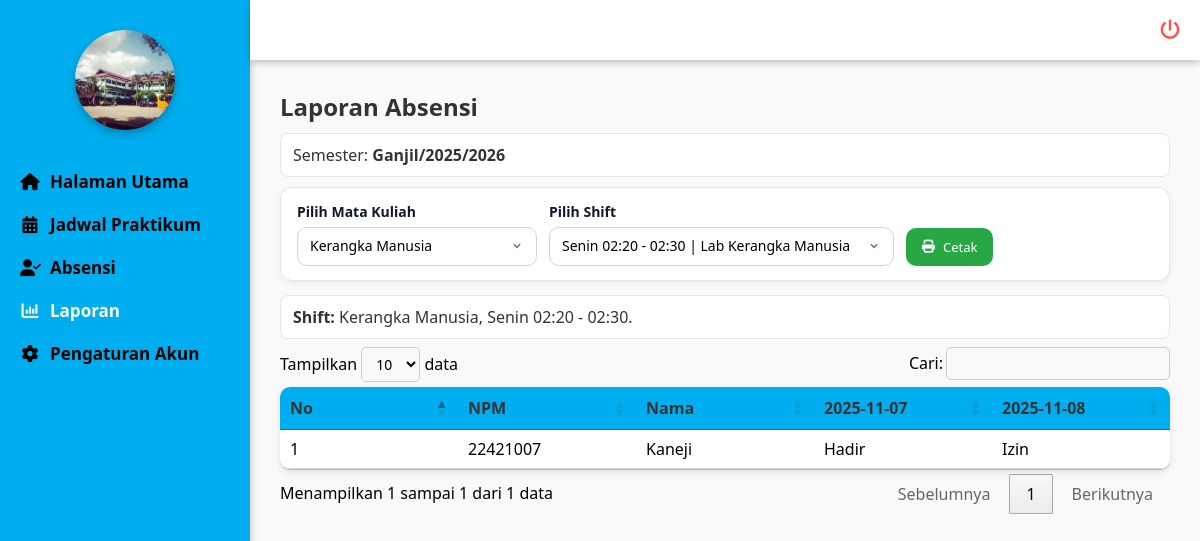
/dosen/laporan/laporan.php (signed in), run on the app's committed database.
### tables this page shows
CREATE TABLE `semester` (
  `id` int NOT NULL,
  `nama_semester` varchar(50) NOT NULL,
  `tahun_ajaran` varchar(20) NOT NULL,
  `status` enum('Aktif','Tidak Aktif') NOT NULL DEFAULT 'Aktif'
);

CREATE TABLE `matakuliah_praktikum` (
  `id` int NOT NULL,
  `kode_mk` varchar(20) NOT NULL,
  `nama_mk` varchar(100) NOT NULL,
  `sks` int NOT NULL,
  `semester` varchar(10) NOT NULL,
  `id_semester` int DEFAULT NULL,
  `modul` varchar(255) DEFAULT NULL
);

CREATE TABLE `jadwal_praktikum` (
  `id` int NOT NULL,
  `id_mk` int NOT NULL,
  `id_dosen` int NOT NULL,
  `id_ruangan` int NOT NULL,
  `id_semester` int NOT NULL,
  `hari` enum('Senin','Selasa','Rabu','Kamis','Jumat','Sabtu','Minggu') NOT NULL,
  `jam_mulai` time NOT NULL,
  `jam_selesai` time NOT NULL,
  `kuota` int NOT NULL,
  `kuota_awal` int DEFAULT NULL,
  `peserta` int NOT NULL DEFAULT '0'
);

CREATE TABLE `mahasiswa` (
  `id` int NOT NULL,
  `nim` varchar(20) NOT NULL,
  `nama` varchar(100) NOT NULL,
  `jurusan` enum('Farmasi','Analis Kesehatan') NOT NULL,
  `jenis_kelamin` enum('Laki-laki','Perempuan') NOT NULL,
  `alamat` text,
  `no_hp` varchar(20) DEFAULT NULL,
  `user_id` int DEFAULT NULL
);

### dosen/laporan/laporan.php (the view, shortened to what this page needs)
<?php
include '../../koneksi/sidebardosen.php';
include '../../koneksi/koneksi.php';
function e($v){ return htmlspecialchars((string)($v ?? ''), ENT_QUOTES, 'UTF-8'); }
$id_dosen = (int)($_SESSION['dosen_id'] ?? 0);
$semAktif = mysqli_fetch_assoc(
  mysqli_query($conn, "SELECT id, nama_semester, tahun_ajaran FROM semester WHERE status='Aktif' LIMIT 1")
);
$id_semester_aktif = (int)($semAktif['id'] ?? 0);
$mkList      = [];
$shiftsByMk  = [];
if ($id_semester_aktif && $id_dosen) {
  $q = mysqli_query($conn, "
    SELECT
      mk.id AS mk_id, mk.nama_mk,
      jp.id AS id_jadwal, jp.hari, jp.jam_mulai, jp.jam_selesai,
      COALESCE(r.nama_ruangan,'') AS nama_ruangan
    FROM jadwal_praktikum jp
    JOIN matakuliah_praktikum mk ON mk.id = jp.id_mk
    LEFT JOIN ruangan r ON r.id = jp.id_ruangan
    WHERE jp.id_semester = $id_semester_aktif AND jp.id_dosen = $id_dosen
    ORDER BY mk.nama_mk ASC,
             FIELD(jp.hari,'Senin','Selasa','Rabu','Kamis','Jumat','Sabtu','Minggu'),
             jp.jam_mulai ASC
  ");
  while($row = mysqli_fetch_assoc($q)){
    $mk_id = (int)$row['mk_id'];
    $mkList[$mk_id] = $row['nama_mk'];
    if (!isset($shiftsByMk[$mk_id])) $shiftsByMk[$mk_id] = [];
    $shiftsByMk[$mk_id][] = [
      'id'      => (int)$row['id_jadwal'],
      'hari'    => $row['hari'],
      'mulai'   => substr($row['jam_mulai'],0,5),
      'selesai' => substr($row['jam_selesai'],0,5),
      'ruangan' => $row['nama_ruangan'],
    ];
  }
}
$mk_id_pilih     = isset($_GET['mk_id']) ? (int)$_GET['mk_id'] : 0;
$id_jadwal_pilih = isset($_GET['id_jadwal']) ? (int)$_GET['id_jadwal'] : 0;
if ($mk_id_pilih === 0 && !empty($mkList)) {
  $mk_id_pilih = (int)array_key_first($mkList);
}
if ($mk_id_pilih && $id_jadwal_pilih === 0 && !empty($shiftsByMk[$mk_id_pilih])) {
  $id_jadwal_pilih = (int)$shiftsByMk[$mk_id_pilih][0]['id'];
}
$shiftValid = null;
if ($id_jadwal_pilih) {
  $shiftValid = mysqli_fetch_assoc(mysqli_query($conn, "
    SELECT jp.id, mk.nama_mk, jp.hari, jp.jam_mulai, jp.jam_selesai
    FROM jadwal_praktikum jp
    JOIN matakuliah_praktikum mk ON mk.id = jp.id_mk
    WHERE jp.id = $id_jadwal_pilih
      AND jp.id_dosen = $id_dosen
      AND jp.id_semester = $id_semester_aktif
    LIMIT 1
  "));
}
function ambilMahasiswaByJadwal(mysqli $conn, int $id_jadwal, ?int $id_semester): array {
  $data = [];
  $sql = "
    SELECT m.id AS id_mhs, m.nim, m.nama
    FROM pilihan_jadwal pj
    JOIN mahasiswa m ON m.id = pj.id_mahasiswa
    WHERE pj.id_jadwal = ".(int)$id_jadwal."
      ".($id_semester ? "AND pj.id_semester = ".(int)$id_semester : "")."
    ORDER BY m.nama ASC
  ";
  if ($q = mysqli_query($conn, $sql)) {
    while($r = mysqli_fetch_assoc($q)){ $data[] = $r; }
  }
  return $data;
}
$tanggalSesi = [];
$statusMap   = [];
$mhsList     = [];
if ($shiftValid) {
  $resSesi = mysqli_query($conn, "
    SELECT id, DATE(mulai_at) AS tgl
    FROM absensi_sesi
    WHERE id_jadwal = $id_jadwal_pilih AND id_dosen = $id_dosen AND selesai_at IS NOT NULL
    ORDER BY mulai_at ASC
  ");
  $tglSet = []; $sesiIds = [];
  while($r = mysqli_fetch_assoc($resSesi)){
    $tglSet[$r['tgl']] = true;
    $sesiIds[] = (int)$r['id'];
  }
  $tanggalSesi = array_keys($tglSet);
  sort($tanggalSesi);
  $mhsList = ambilMahasiswaByJadwal($conn, $id_jadwal_pilih, $id_semester_aktif);
  if ($sesiIds) {
    $in = implode(',', $sesiIds);
    $qDet = mysqli_query($conn, "
      SELECT ad.id_mahasiswa, DATE(s.mulai_at) AS tgl, ad.status
      FROM absensi_detail ad
      JOIN absensi_sesi s ON s.id = ad.id_sesi
      WHERE ad.id_sesi IN ($in)
    ");
    while($d = mysqli_fetch_assoc($qDet)){
      $idm = (int)$d['id_mahasiswa'];
      $tgl = $d['tgl'];
      $status = ucfirst(strtolower(trim((string)$d['status'])));
      if (in_array($status, ['Hadir','Alpha','Izin'])) $statusMap[$idm][$tgl] = $status;
    }
  }
}
?>
<!doctype html>
<html lang="id">
<head>
<link rel="stylesheet" href="https://cdn.datatables.net/1.13.6/css/jquery.dataTables.min.css">
<link rel="stylesheet" href="https://cdnjs.cloudflare.com/ajax/libs/font-awesome/6.5.0/css/all.min.css">
</head>
<body>
<div class="area-utama">
  <h2>Laporan Absensi</h2>
  <?php if(!$id_semester_aktif): ?>
    <div class="kotak-info info-peringatan">Belum ada <b>Semester</b> berstatus <b>Aktif</b>.</div>
  <?php else: ?>
    <div class="kotak-info info-berhasil">Semester: <b><?= e($semAktif['nama_semester']) ?></b><b>/</b><b><?= e($semAktif['tahun_ajaran']) ?></b></div>
  <?php endif; ?>
  <form method="get" id="form-shift" class="filter-panel" style="margin:10px 0 14px;">
    <div class="field">
      <label for="mk_id"><b>Pilih Mata Kuliah</b></label>
      <select name="mk_id" id="mk_id" class="select-styled" <?= empty($mkList) ? 'disabled' : '' ?> required>
        <?php foreach($mkList as $mk_id => $nm): ?>
          <option value="<?= (int)$mk_id ?>" <?= $mk_id_pilih===(int)$mk_id ? 'selected' : '' ?>><?= e($nm) ?></option>
        <?php endforeach; ?>
      </select>
    </div>
    <div class="field">
      <label for="id_jadwal"><b>Pilih Shift</b></label>
      <select name="id_jadwal" id="id_jadwal" class="select-styled" <?= (empty($shiftsByMk[$mk_id_pilih]) ? 'disabled' : '') ?> required>
        <?php
          foreach($shiftsByMk[$mk_id_pilih] ?? [] as $s){
            $label = $s['hari'].' '.$s['mulai'].' - '.$s['selesai'].($s['ruangan'] ? ' | '.$s['ruangan'] : '');
            $sel = ($id_jadwal_pilih === (int)$s['id']) ? 'selected' : '';
            echo '<option value="'.(int)$s['id'].'" '.$sel.'>'.e($label).'</option>';
          }
        ?>
      </select>
    </div>
    <button type="button" class="tombol-umum tombol-cetak" id="btn-cetak" <?= (!$shiftValid || empty($mhsList)) ? 'disabled' : '' ?>>
      <i class="fa-solid fa-print"></i> Cetak
    </button>
  </form>
  <?php if($shiftValid): ?>
    <div class="kotak-info info-berhasil">
      <b>Shift:</b> <?= e($shiftValid['nama_mk']) ?>, <?= e($shiftValid['hari']) ?>
      <?= e(substr($shiftValid['jam_mulai'],0,5).' - '.substr($shiftValid['jam_selesai'],0,5)) ?>.
    </div>
  <?php elseif($id_semester_aktif && empty($mkList)): ?>
    <div class="kotak-info info-peringatan">Belum ada jadwal pada semester ini.</div>
  <?php endif; ?>
  <table id="tabel-laporan" class="tabel-laporan-absensi">
    <thead>
      <tr>
        <th>No</th>
        <th>NPM</th>
        <th>Nama</th>
        <?php foreach ($tanggalSesi as $tgl): ?>
          <th><?= e($tgl) ?></th>
        <?php endforeach; ?>
      </tr>
    </thead>
    <tbody>
      <?php if (!empty($mhsList)): ?>
        <?php $no=1; foreach($mhsList as $m): $idm=(int)$m['id_mhs']; ?>
          <tr>
            <td data-label="No"><?= $no++ ?></td>
            <td data-label="NPM"><?= e($m['nim']) ?></td>
            <td data-label="Nama"><?= e($m['nama']) ?></td>
            <?php foreach ($tanggalSesi as $tgl):
              $s = $statusMap[$idm][$tgl] ?? '';
            ?>
              <td data-label="<?= e($tgl) ?>"><?= e($s) ?></td>
            <?php endforeach; ?>
          </tr>
        <?php endforeach; ?>
      <?php endif; ?>
    </tbody>
  </table>
</div>
</body>
</html>

### koneksi/sidebardosen.php (style rules this page uses)
* { margin: 0; padding: 0; box-sizing: border-box; font-family: 'Segoe UI', Tahoma, Geneva, Verdana, sans-serif; }
body { display: flex; min-height: 100vh; background: #f3f3f3; overflow-x: hidden; }

### dosen/laporan/laporan.php (style rules this page uses)
.area-utama { margin-left:250px; margin-top:60px; padding:30px; min-height:calc(100vh - 60px); background:#f9f9f9; font-family:Arial,sans-serif; }
.area-utama h2 { margin-bottom:10px; color:#333; }
.tombol-umum { border:none; border-radius:5px; cursor:pointer; color:white; font-size:10px; transition:0.3s; }
.tombol-cetak { background:#28a745; padding:8px 15px; }
.kotak-info { padding:10px 12px; border-radius:8px; margin:8px 0; background:#fff; border:1px solid #e5e7eb; }
.info-berhasil { color: #333 }
.tabel-laporan-absensi { width:100%; border-collapse:collapse; background:#fff; border-radius:10px; overflow:hidden; box-shadow:0 2px 6px rgba(0,0,0,0.1); table-layout:fixed; }
.tabel-laporan-absensi th { background: #00AEEF; color:#333; text-align:left; padding:12px 15px; white-space:nowrap; }
.tabel-laporan-absensi td { padding:12px 15px; border-bottom:1px solid #ddd; }
.filter-panel { background:#fff; border:1px solid #e5e7eb; border-radius:12px; padding:14px 16px; box-shadow:0 2px 6px rgba(0,0,0,.06); display:flex; gap:12px; flex-wrap:wrap; align-items:flex-end; }
.field { display:flex; flex-direction:column; gap:6px; }
.field label { font-weight:700; color:#111827; font-size:14px; }
.select-styled { appearance:none; -webkit-appearance:none; -moz-appearance:none; background:#fff; border:1px solid #cbd5e1; border-radius:10px; padding:10px 42px 10px 12px; font-size:14px; line-height:1.2; min-width:240px; outline:none; transition:border-color .2s, box-shadow .2s; background-repeat:no-repeat; background-position:right 12px center; }
.filter-panel .tombol-cetak { padding:10px 16px; border-radius:10px; font-size:13px; display:inline-flex; gap:8px; align-items:center; }

### data on the page
semester: nama_semester "Ganjil", tahun_ajaran "2025/2026"
matakuliah_praktikum: mk_id "Kerangka Manusia"
jadwal_praktikum: id_mk.nama_mk "Kerangka Manusia", hari "Senin", jam_mulai+jam_selesai "02:20 - 02:30"
mahasiswa: nim "22421007", nama "Kaneji", id "Hadir", id "Izin"

### other printed values
$tgl "2025-11-07"
$tgl "2025-11-08"
form field id_jadwal "Senin 02:20 - 02:30 | Lab Kerangka Manusia"
